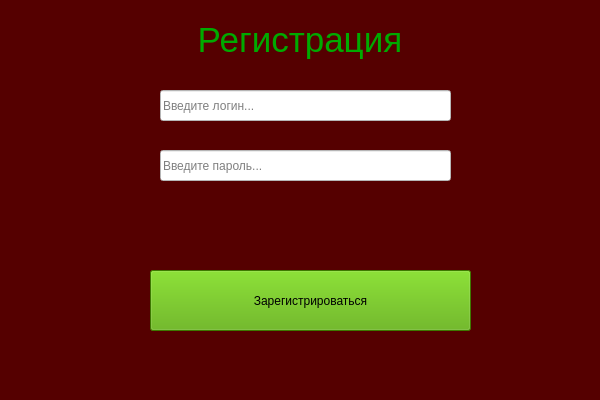
<?xml version="1.0" encoding="UTF-8"?>
<ui version="4.0">
 <class>MainWindow</class>
 <widget class="QMainWindow" name="MainWindow">
  <property name="geometry">
   <rect>
    <x>0</x>
    <y>0</y>
    <width>600</width>
    <height>400</height>
   </rect>
  </property>
  <property name="windowTitle">
   <string>MainWindow</string>
  </property>
  <property name="styleSheet">
   <string notr="true">background-color: rgb(85, 0, 0);</string>
  </property>
  <widget class="QWidget" name="centralwidget">
   <widget class="QLabel" name="label">
    <property name="geometry">
     <rect>
      <x>197</x>
      <y>20</y>
      <width>206</width>
      <height>41</height>
     </rect>
    </property>
    <property name="styleSheet">
     <string notr="true">background-color: rgba(255, 85, 0, 0);
font: 75 32pt &quot;Arial&quot;;</string>
    </property>
    <property name="text">
     <string>&lt;html&gt;&lt;head/&gt;&lt;body&gt;&lt;p&gt;&lt;span style=&quot; font-size:26pt; color:#00aa00;&quot;&gt;Регистрация&lt;/span&gt;&lt;/p&gt;&lt;/body&gt;&lt;/html&gt;</string>
    </property>
    <property name="textFormat">
     <enum>Qt::AutoText</enum>
    </property>
    <property name="scaledContents">
     <bool>false</bool>
    </property>
    <property name="alignment">
     <set>Qt::AlignCenter</set>
    </property>
   </widget>
   <widget class="QLineEdit" name="lineEdit">
    <property name="geometry">
     <rect>
      <x>160</x>
      <y>90</y>
      <width>291</width>
      <height>31</height>
     </rect>
    </property>
    <property name="styleSheet">
     <string notr="true">background-color: rgb(255, 255, 255);
font: 14pt &quot;Arial&quot;;</string>
    </property>
    <property name="placeholderText">
     <string>Введите логин...</string>
    </property>
   </widget>
   <widget class="QLineEdit" name="lineEdit_2">
    <property name="geometry">
     <rect>
      <x>160</x>
      <y>150</y>
      <width>291</width>
      <height>31</height>
     </rect>
    </property>
    <property name="styleSheet">
     <string notr="true">background-color: rgb(255, 255, 255);
font: 14pt &quot;Arial&quot;;</string>
    </property>
    <property name="placeholderText">
     <string>Введите пароль...</string>
    </property>
   </widget>
   <widget class="QPushButton" name="pushButton">
    <property name="geometry">
     <rect>
      <x>150</x>
      <y>270</y>
      <width>321</width>
      <height>61</height>
     </rect>
    </property>
    <property name="styleSheet">
     <string notr="true">background-color: rgb(85, 170, 0);
font: 75 14pt &quot;Arial&quot;;</string>
    </property>
    <property name="text">
     <string notr="true">Зарегистрироваться</string>
    </property>
    <property name="default">
     <bool>false</bool>
    </property>
   </widget>
  </widget>
  <widget class="QStatusBar" name="statusbar"/>
 </widget>
 <resources/>
 <connections/>
</ui>
